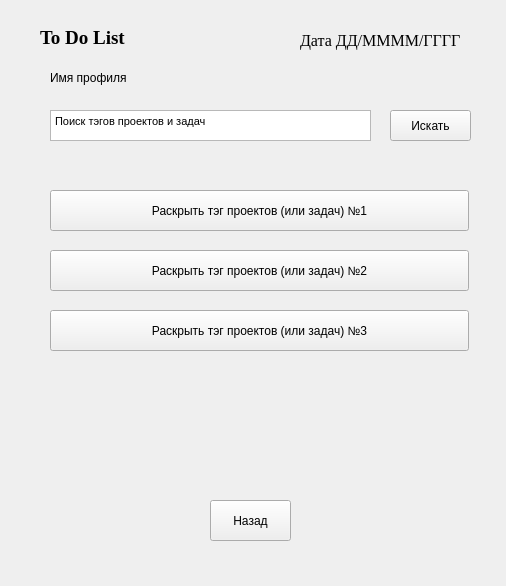
<?xml version="1.0" encoding="UTF-8"?>
<ui version="4.0">
 <class>MainWindow</class>
 <widget class="QMainWindow" name="MainWindow">
  <property name="geometry">
   <rect>
    <x>0</x>
    <y>0</y>
    <width>506</width>
    <height>586</height>
   </rect>
  </property>
  <property name="windowTitle">
   <string>search_tags</string>
  </property>
  <widget class="QWidget" name="centralwidget">
   <widget class="QLabel" name="ToDoList">
    <property name="geometry">
     <rect>
      <x>40</x>
      <y>30</y>
      <width>91</width>
      <height>16</height>
     </rect>
    </property>
    <property name="font">
     <font>
      <family>Times New Roman</family>
      <pointsize>14</pointsize>
      <weight>75</weight>
      <bold>true</bold>
     </font>
    </property>
    <property name="text">
     <string>To Do List</string>
    </property>
   </widget>
   <widget class="QLabel" name="today_date">
    <property name="geometry">
     <rect>
      <x>300</x>
      <y>30</y>
      <width>161</width>
      <height>20</height>
     </rect>
    </property>
    <property name="font">
     <font>
      <family>Times New Roman</family>
      <pointsize>12</pointsize>
     </font>
    </property>
    <property name="text">
     <string>Дата ДД/ММММ/ГГГГ</string>
    </property>
   </widget>
   <widget class="QLabel" name="name_profile">
    <property name="geometry">
     <rect>
      <x>50</x>
      <y>70</y>
      <width>151</width>
      <height>16</height>
     </rect>
    </property>
    <property name="text">
     <string>Имя профиля</string>
    </property>
   </widget>
   <widget class="QPushButton" name="come_back">
    <property name="geometry">
     <rect>
      <x>210</x>
      <y>500</y>
      <width>81</width>
      <height>41</height>
     </rect>
    </property>
    <property name="text">
     <string>Назад</string>
    </property>
   </widget>
   <widget class="QTextBrowser" name="search_tags">
    <property name="geometry">
     <rect>
      <x>50</x>
      <y>110</y>
      <width>321</width>
      <height>31</height>
     </rect>
    </property>
    <property name="html">
     <string>&lt;!DOCTYPE HTML PUBLIC &quot;-//W3C//DTD HTML 4.0//EN&quot; &quot;http://www.w3.org/TR/REC-html40/strict.dtd&quot;&gt;
&lt;html&gt;&lt;head&gt;&lt;meta name=&quot;qrichtext&quot; content=&quot;1&quot; /&gt;&lt;style type=&quot;text/css&quot;&gt;
p, li { white-space: pre-wrap; }
&lt;/style&gt;&lt;/head&gt;&lt;body style=&quot; font-family:'MS Shell Dlg 2'; font-size:8.25pt; font-weight:400; font-style:normal;&quot;&gt;
&lt;p style=&quot; margin-top:0px; margin-bottom:0px; margin-left:0px; margin-right:0px; -qt-block-indent:0; text-indent:0px;&quot;&gt;Поиск тэгов проектов и задач&lt;/p&gt;&lt;/body&gt;&lt;/html&gt;</string>
    </property>
   </widget>
   <widget class="QPushButton" name="tag_n1">
    <property name="geometry">
     <rect>
      <x>50</x>
      <y>190</y>
      <width>419</width>
      <height>41</height>
     </rect>
    </property>
    <property name="text">
     <string>Раскрыть тэг проектов (или задач) №1</string>
    </property>
   </widget>
   <widget class="QPushButton" name="tag_n2">
    <property name="geometry">
     <rect>
      <x>50</x>
      <y>250</y>
      <width>419</width>
      <height>41</height>
     </rect>
    </property>
    <property name="text">
     <string>Раскрыть тэг проектов (или задач) №2</string>
    </property>
   </widget>
   <widget class="QPushButton" name="tag_n3">
    <property name="geometry">
     <rect>
      <x>50</x>
      <y>310</y>
      <width>419</width>
      <height>41</height>
     </rect>
    </property>
    <property name="text">
     <string>Раскрыть тэг проектов (или задач) №3</string>
    </property>
   </widget>
   <widget class="QPushButton" name="come_back_2">
    <property name="geometry">
     <rect>
      <x>390</x>
      <y>110</y>
      <width>81</width>
      <height>31</height>
     </rect>
    </property>
    <property name="text">
     <string>Искать</string>
    </property>
   </widget>
  </widget>
 </widget>
 <resources/>
 <connections/>
</ui>
